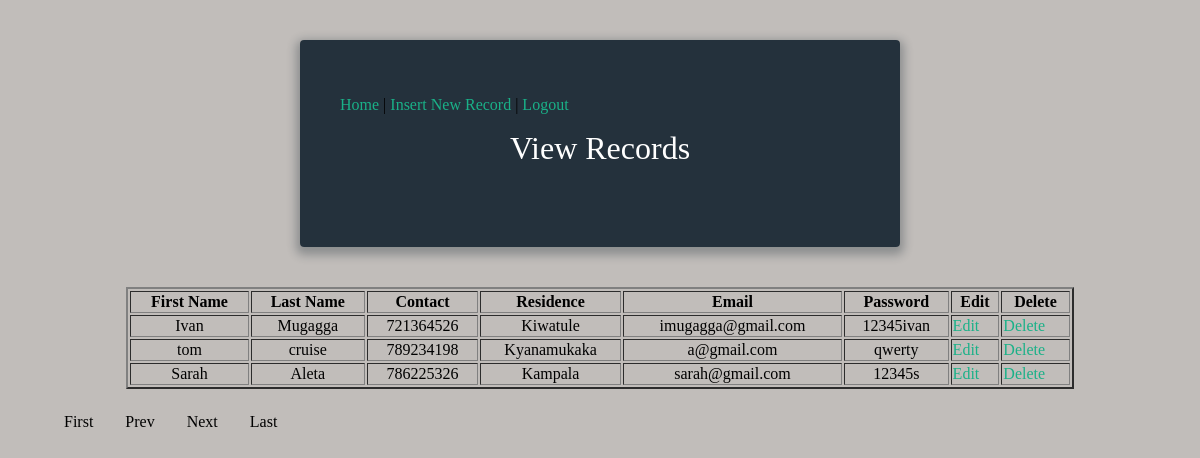
The app's page /view.php?pageno=3 with its own data.
### tables this page shows
CREATE TABLE IF NOT EXISTS `users` (
  `userid` int(11) NOT NULL AUTO_INCREMENT,
  `fname` varchar(12) NOT NULL,
  `lname` varchar(12) NOT NULL,
  `contact` int(15) NOT NULL,
  `residence` varchar(30) NOT NULL,
  `email` varchar(24) NOT NULL,
  `pwd` varchar(24) NOT NULL,
  PRIMARY KEY (`userid`)
);

### view.php (the view, shortened to what this page needs)
<?php
 if (isset($_GET['pageno'])) {
            $pageno = $_GET['pageno'];
        } else {
            $pageno = 1;
        }
        $no_of_records_per_page = 3;
        $offset = ($pageno-1) * $no_of_records_per_page;
require('dbconnect.php');
?>
<!DOCTYPE html>
<html>
<head>
<link rel="stylesheet" href="css/style.css" />
</head>
<body>
<div class="form">
<p><a href="admin.html">Home</a>
| <a href="insert2.php">Insert New Record</a>
| <a href="index.php">Logout</a></p>
<h1>View Records</h1>
    </div>
    <div class="">
<table width="80%" border="2" align="center"  font-color="white";>
<thead>
<tr>
    <th><strong>First Name</strong></th>
    <th><strong>Last Name</strong></th>
    <th><strong>Contact</strong></th>
    <th><strong>Residence</strong></th>
    <th><strong>Email</strong></th>
    <th><strong>Password</strong></th>
   <th><strong>Edit</strong></th>
    <th><strong>Delete</strong></th>
</tr>
</thead>
<tbody>
<?php
      $total_pages_sql = "SELECT COUNT(*) FROM users";
        $result = mysqli_query($connection,$total_pages_sql);
        $total_rows = mysqli_fetch_array($result)[0];
        $total_pages = ceil($total_rows / $no_of_records_per_page);
        $sql = "SELECT * FROM users LIMIT $offset, $no_of_records_per_page";
        $res_data = mysqli_query($connection,$sql);
        while($row = mysqli_fetch_array($res_data)){
 ?>
<tr>
<td align="center"><?php echo $row["fname"]; ?></td>
    <td align="center"><?php echo $row["lname"]; ?></td>
    <td align="center"><?php echo $row["contact"]; ?></td>
    <td align="center"><?php echo $row["residence"]; ?></td>
    <td align="center"><?php echo $row["email"]; ?></td>
    <td align="center"><?php echo $row["pwd"]; ?></td>
    <?php
    echo '<td><a href="adminedit.php?fname=' .$row["fname"] .'&lname=' .$row["lname"] .'&contact=' .$row["contact"] .'&residence=' .$row["residence"] .'&email=' .$row["email"] .'&pwd=' .$row["pwd"] .'">Edit</a></td>';
echo '<td><a href="delete.php?fname=' . $row['fname'] . '">Delete</a></td>';
        }?>
       </tbody>
</table>
        </div>
      <ul class="pagination">
         <a href="?pageno=1">First</a>
            <a href="<?php if($pageno <= 1){ echo '#'; } else { echo "?pageno=".($pageno - 1); } ?>">Prev</a>
            <a href="<?php if($pageno >= $total_pages){ echo '#'; } else { echo "?pageno=".($pageno + 1); } ?>">Next</a>
        <a href="?pageno=<?php echo $total_pages; ?>">Last</a>
    </ul>
</body>
</html>

### css/style.css (style rules this page uses)
*, *:before, *:after { box-sizing: border-box; }
html { overflow-y: scroll; }
body { background: #c1bdba; background: font-family: 'Titillium Web', sans-serif; }
a { text-decoration: none; color: #1ab188; -webkit-transition: .5s ease; transition: .5s ease; }
.form { background: rgba(19, 35, 47, 0.9); padding: 40px; max-width: 600px; margin: 40px auto; border-radius: 4px; box-shadow: 0 4px 10px 4px rgba(19, 35, 47, 0.3); }
h1 { text-align: center; color: #ffffff; font-weight: 300; margin: 0 0 40px; }

### view.php (style rules this page uses)
.pagination { display: inline-block; }
.pagination a { color: black; float: left; padding: 8px 16px; text-decoration: none; }

### records on screen
users: fname "Ivan", lname "Mugagga", contact "721364526", residence "Kiwatule", email "imugagga@gmail.com", pwd "12345ivan"
users: fname "tom", lname "cruise", contact "789234198", residence "Kyanamukaka", email "a@gmail.com", pwd "qwerty"
users: fname "Sarah", lname "Aleta", contact "786225326", residence "Kampala", email "sarah@gmail.com", pwd "12345s"
